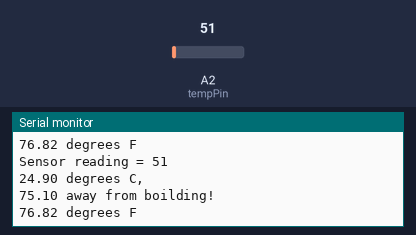
Bench run of a sketch on a simulated Arduino Uno, built with avr-gcc and run on an emulated ATmega328P. On the bench: the last lines printed to the serial monitor. The test bench sets the inputs (shaded band); at power-on: A2 (tempPin) = 51.

Above: at 3.8 s.
3.9 s: A2 (tempPin) set to 61
At 7.4 s:
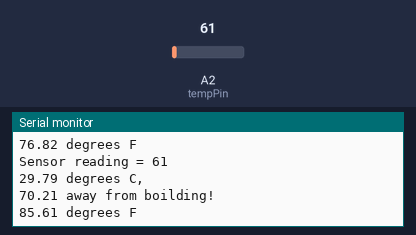
7.8 s: A2 (tempPin) set to 71
At 10.4 s:
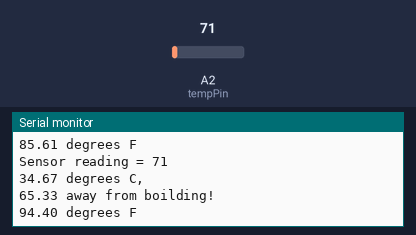
Timing chart, 0 to 11.9 s (numbered marks = the images above; inputs shaded):
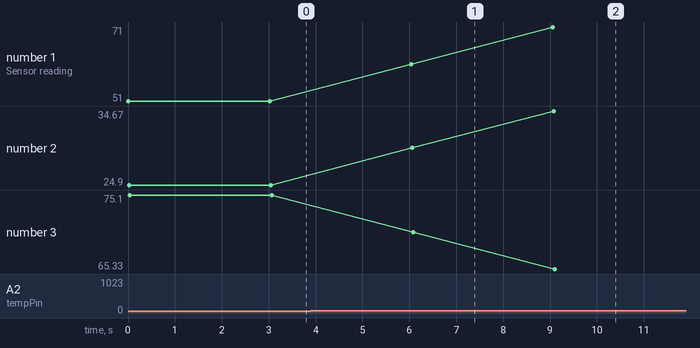

Measured:
- after the input at 3.9 s, the serial monitor: prints a new line after 2.1 s (image 1)
- after the input at 7.8 s, the serial monitor: prints a new line after 1.3 s (image 2)
- plotted number 1: 51 → 61 after the input at 3.9 s, 61 → 71 after the input at 7.8 s
- plotted number 2: 24.9 → 29.79 after the input at 3.9 s, 29.79 → 34.67 after the input at 7.8 s
- plotted number 3: 75.1 → 70.21 after the input at 3.9 s, 70.21 → 65.33 after the input at 7.8 s

The sketch:

Lab005L2.ino
```cpp
/*
Name:		Lab005L2.ino
Created:	5/30/2018 7:49:17 PM
Author:	chris
*/

int tempPin = A2;     //The temperature sensor is plugged into pin A2 of the Arduino.
int data;             //This will store the data from the sensor.
int waitTime = 3000;  //Wait
int boildingPoint = 100; //100C

void setup(void) {    //The Setup function runs once.
	Serial.begin(9600); //This will enable the Arduino to send data to the Serial monitor.
}

void loop(void) { //The loop function runs forever.
	data = analogRead(tempPin);        //Read from the temperature sensor
	Serial.print("Sensor reading = "); //Serial.print displays to the Serial Monitor.
	Serial.println(data);                //This is the raw analog reading

										 // Calculate and display temperature.
	float temperatureC = (5.0 * data * 100.0) / 1024;
	Serial.print(temperatureC); Serial.println(" degrees C, ");
	Serial.print(boildingPoint - temperatureC); Serial.println(" away from boilding!");

	// Convert temperature to Fahrenheight and display.
	float temperatureF = (temperatureC * 9.0 / 5.0) + 32.0;
	Serial.print(temperatureF); Serial.println(" degrees F");

	delay(waitTime); //Wait waitTime before running again.
}
```
